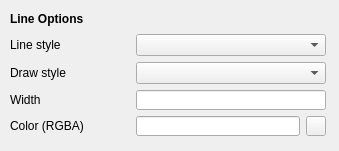
<?xml version="1.0" encoding="UTF-8"?>
<ui version="4.0">
 <class>Form</class>
 <widget class="QWidget" name="Form">
  <property name="geometry">
   <rect>
    <x>0</x>
    <y>0</y>
    <width>339</width>
    <height>151</height>
   </rect>
  </property>
  <property name="sizePolicy">
   <sizepolicy hsizetype="Fixed" vsizetype="Fixed">
    <horstretch>0</horstretch>
    <verstretch>0</verstretch>
   </sizepolicy>
  </property>
  <property name="windowTitle">
   <string>Form</string>
  </property>
  <widget class="QWidget" name="layoutWidget">
   <property name="geometry">
    <rect>
     <x>10</x>
     <y>10</y>
     <width>321</width>
     <height>134</height>
    </rect>
   </property>
   <layout class="QGridLayout" name="line_options_layout">
    <property name="sizeConstraint">
     <enum>QLayout::SetFixedSize</enum>
    </property>
    <item row="1" column="0">
     <widget class="QLabel" name="line_style_label">
      <property name="sizePolicy">
       <sizepolicy hsizetype="Fixed" vsizetype="Preferred">
        <horstretch>0</horstretch>
        <verstretch>0</verstretch>
       </sizepolicy>
      </property>
      <property name="text">
       <string>Line style</string>
      </property>
     </widget>
    </item>
    <item row="1" column="1">
     <spacer name="horizontalSpacer_10">
      <property name="orientation">
       <enum>Qt::Horizontal</enum>
      </property>
      <property name="sizeHint" stdset="0">
       <size>
        <width>40</width>
        <height>20</height>
       </size>
      </property>
     </spacer>
    </item>
    <item row="1" column="2">
     <widget class="QComboBox" name="line_style_combo_box"/>
    </item>
    <item row="2" column="0">
     <widget class="QLabel" name="draw_style_label">
      <property name="text">
       <string>Draw style</string>
      </property>
     </widget>
    </item>
    <item row="2" column="1">
     <spacer name="horizontalSpacer_12">
      <property name="orientation">
       <enum>Qt::Horizontal</enum>
      </property>
      <property name="sizeHint" stdset="0">
       <size>
        <width>40</width>
        <height>20</height>
       </size>
      </property>
     </spacer>
    </item>
    <item row="2" column="2">
     <widget class="QComboBox" name="line_draw_style_combo_box"/>
    </item>
    <item row="3" column="0">
     <widget class="QLabel" name="width_label">
      <property name="text">
       <string>Width</string>
      </property>
     </widget>
    </item>
    <item row="3" column="1">
     <spacer name="horizontalSpacer_13">
      <property name="orientation">
       <enum>Qt::Horizontal</enum>
      </property>
      <property name="sizeHint" stdset="0">
       <size>
        <width>40</width>
        <height>20</height>
       </size>
      </property>
     </spacer>
    </item>
    <item row="3" column="2">
     <widget class="QLineEdit" name="line_width_comb_box">
      <property name="sizePolicy">
       <sizepolicy hsizetype="Preferred" vsizetype="Fixed">
        <horstretch>0</horstretch>
        <verstretch>0</verstretch>
       </sizepolicy>
      </property>
      <property name="minimumSize">
       <size>
        <width>190</width>
        <height>20</height>
       </size>
      </property>
      <property name="maximumSize">
       <size>
        <width>211</width>
        <height>20</height>
       </size>
      </property>
     </widget>
    </item>
    <item row="4" column="0">
     <widget class="QLabel" name="color_label">
      <property name="text">
       <string>Color (RGBA)</string>
      </property>
     </widget>
    </item>
    <item row="4" column="1">
     <spacer name="horizontalSpacer_11">
      <property name="orientation">
       <enum>Qt::Horizontal</enum>
      </property>
      <property name="sizeHint" stdset="0">
       <size>
        <width>40</width>
        <height>20</height>
       </size>
      </property>
     </spacer>
    </item>
    <item row="4" column="2">
     <layout class="QHBoxLayout" name="horizontalLayout_2">
      <item>
       <widget class="QLineEdit" name="line_color_line_edit">
        <property name="sizePolicy">
         <sizepolicy hsizetype="Expanding" vsizetype="Fixed">
          <horstretch>0</horstretch>
          <verstretch>0</verstretch>
         </sizepolicy>
        </property>
        <property name="minimumSize">
         <size>
          <width>10</width>
          <height>20</height>
         </size>
        </property>
       </widget>
      </item>
      <item>
       <widget class="QPushButton" name="line_color_button">
        <property name="sizePolicy">
         <sizepolicy hsizetype="Maximum" vsizetype="Fixed">
          <horstretch>0</horstretch>
          <verstretch>0</verstretch>
         </sizepolicy>
        </property>
        <property name="minimumSize">
         <size>
          <width>20</width>
          <height>20</height>
         </size>
        </property>
        <property name="maximumSize">
         <size>
          <width>20</width>
          <height>20</height>
         </size>
        </property>
        <property name="text">
         <string/>
        </property>
        <property name="autoDefault">
         <bool>false</bool>
        </property>
       </widget>
      </item>
     </layout>
    </item>
    <item row="0" column="0" colspan="2">
     <widget class="QLabel" name="line_options_label">
      <property name="minimumSize">
       <size>
        <width>79</width>
        <height>18</height>
       </size>
      </property>
      <property name="font">
       <font>
        <weight>75</weight>
        <bold>true</bold>
       </font>
      </property>
      <property name="text">
       <string>Line Options</string>
      </property>
     </widget>
    </item>
   </layout>
  </widget>
 </widget>
 <resources/>
 <connections/>
</ui>
